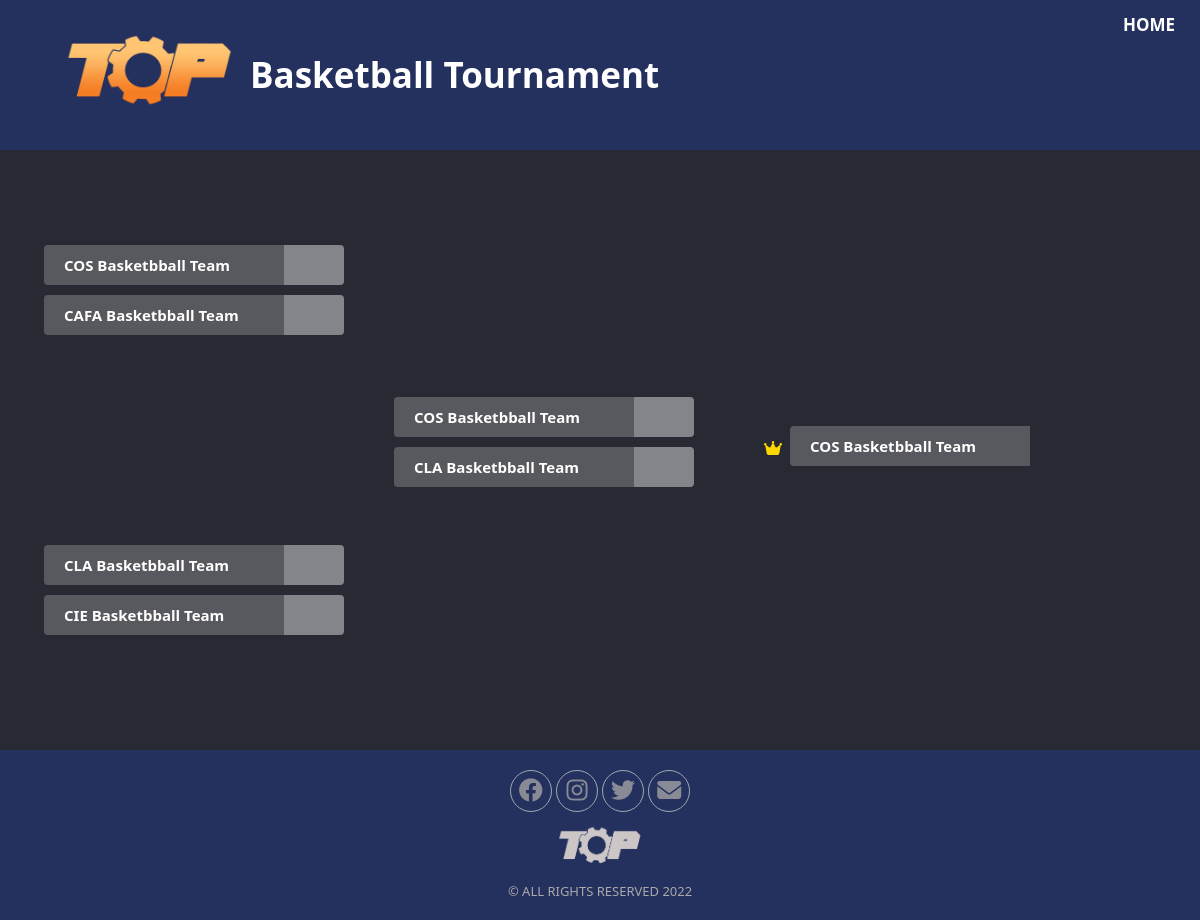
Screenshot of /_bracket.php?tournamentID=23 with the database file from the repository.
### tables this page shows
CREATE TABLE `tournament` (
  `tournamentID` int(11) NOT NULL,
  `toutnamentPic` varchar(100) NOT NULL,
  `tournamentName` varchar(100) NOT NULL,
  `sportsType` varchar(50) NOT NULL,
  `tournamentDate` date NOT NULL,
  `tournamentTime` time NOT NULL,
  `eventHandler` varchar(50) NOT NULL,
  `no_participants` int(1) DEFAULT NULL,
  `tournamentStatus` int(1) DEFAULT NULL,
  `winner` varchar(50) DEFAULT NULL
);

CREATE TABLE `teams` (
  `id` int(11) NOT NULL,
  `tournamentID` int(11) DEFAULT NULL,
  `teamName` varchar(50) DEFAULT NULL
);

CREATE TABLE `matches` (
  `matchId` int(11) NOT NULL,
  `teamOne` int(11) DEFAULT NULL,
  `teamTwo` int(11) DEFAULT NULL,
  `mResult` int(1) DEFAULT NULL,
  `tournamentID` int(11) DEFAULT NULL,
  `branch` int(1) DEFAULT NULL
);

### _bracket.php (the view, shortened to what this page needs)
<?php
  require "php_func/dbh_func.php";
?>
<!DOCTYPE html>
<html lang="en">
<head>
    <link style rel="stylesheet" href="css/bracket.css">
    <link rel="stylesheet" href="https://cdnjs.cloudflare.com/ajax/libs/font-awesome/6.1.1/css/all.min.css" />
</head>
<body>
  <?php
  $tournaID = $_GET['tournamentID'];
  $result = mysqli_query($conn, "SELECT * FROM tournament WHERE tournamentID = '$tournaID';");
  $tourna = mysqli_fetch_assoc($result);
  $no_parti = $tourna['no_participants'];
   ?>
      <div class="logo"><a href="index.php"><img src="img/TOP.png"></a>
        <div id="navbar">
            <nav>
              <div id="textbox" style="width:100%; height:0px;">
                <label class="tourna"><?php echo $tourna["tournamentName"]; ?></label>
              </div>
                <ul>
                  <li><a href="index.php">Home</a></li>
                </ul>
            </nav>
        </div>
      </div>
     <?php
     if ($no_parti == 8) {
       echo '
     <div class="Container">
     <div class="Branch_1">
       ';
         $matchID = array();
         $teamOne = array();
         $teamTwo = array();
         $res = mysqli_query($conn, "SELECT * FROM matches WHERE tournamentID='$tournaID'");
         while ($match = mysqli_fetch_assoc($res)) {
             $matchID[] = $match["matchId"];
             $teamOne[] = $match["teamOne"];
             $teamTwo[] = $match["teamTwo"];
           }
         $first_branch = $no_parti/2;
         for ($i=0; $i < $first_branch; $i++) {
           echo '
               <div class="Match">
               <div class="Object_1">';
             $sql = mysqli_query($conn, "SELECT teamName FROM teams WHERE id = '$teamOne[$i]'");
             $_teams1 = mysqli_fetch_assoc($sql);
             echo '
               <div class="Name_Forward" type="text">
                 '.$_teams1["teamName"].'
               </div>';
            echo '
               <a href="php_func/update_match.php?matchid='.$matchID[$i].'&winner=1&matchnum='.$i.'&teamId='.$teamOne[$i].'&tournamentID='.$tournaID.'&branch=1">
               <button type="button">';
               if (isset($_GET['edit'])) {
                 echo 'WIN';
               }
             echo '</button>
             </a>';
             $sql = mysqli_query($conn, "SELECT teamName FROM teams WHERE id = '$teamTwo[$i]'");
             $_teams2 = mysqli_fetch_assoc($sql);
             echo '
               <div class="Name_Forward" type="text">
                 '.$_teams2["teamName"].'
               </div>';
               echo '
                  <a href="php_func/update_match.php?matchid='.$matchID[$i].'&winner=2&matchnum='.$i.'&teamId='.$teamTwo[$i].'&tournamentID='.$tournaID.'&branch=1"><button type="button">';
                  if (isset($_GET['edit'])) {
                    echo 'WIN';
                  }
                echo '</button></a>';
           echo    '
               </div>
               </div>
         ';
         }
     echo '
     </div>
     <div class="Branch_2">
       ';
       $k = 0;
       $res_b2 = mysqli_query($conn, "SELECT * FROM matches WHERE tournamentID='$tournaID' AND branch=2");
       if (mysqli_num_rows($res_b2) == 0) {
         $matchID_b2 = array(1,1);
         $teamOne_b2 = array(1,1);
         $teamTwo_b2 = array(1,1);
       }
       else {
         $matchID_b2 = array();
         $teamOne_b2 = array();
         $teamTwo_b2 = array();
       }
       while ($match_b2 = mysqli_fetch_assoc($res_b2)) {
              $matchID_b2[] = $match_b2["matchId"];
              $teamOne_b2[] = $match_b2["teamOne"];
              $teamTwo_b2[] = $match_b2["teamTwo"];
         }
         $second_branch = $first_branch/2;
         for ($i=0; $i < $second_branch; $i++) {
           if(count($matchID_b2) == 1 || count($teamOne_b2) == 1 || count($teamTwo_b2) == 1){
             $matchID_b2[1] = 1;
             $teamOne_b2[1] = 1;
             $teamTwo_b2[1] = 1;
           }
           echo '
               <div class="Match_02">
               <div class="Object_2">';
           $sql_b2 = mysqli_query($conn, "SELECT teamName FROM teams WHERE id = '$teamOne_b2[$i]'");
           $_teams1_b2 = mysqli_fetch_assoc($sql_b2);
           echo '
             <div class="Name_Forward" type="text">
               '.$_teams1_b2["teamName"].'
             </div>';
           echo '
              <a href="php_func/update_match.php?matchid='.$matchID_b2[$i].'&winner=1&matchnum='.$i.'&teamId='.$teamOne_b2[$i].'&tournamentID='.$tournaID.'&branch=2"><button type="button">';
              if (isset($_GET['edit'])) {
                echo 'WIN';
              }
          echo '</button></a>';
          $sql_b2 = mysqli_query($conn, "SELECT teamName FROM teams WHERE id = '$teamTwo_b2[$i]'");
          $_teams2_b2 = mysqli_fetch_assoc($sql_b2);
          echo '
            <div class="Name_Forward" type="text">
              '.$_teams2_b2["teamName"].'
            </div>';
          echo '
             <a href="php_func/update_match.php?matchid='.$matchID_b2[$i].'&winner=2&matchnum='.$i.'&teamId='.$teamTwo_b2[$i].'&tournamentID='.$tournaID.'&branch=2"><button type="button">';
             if (isset($_GET['edit'])) {
               echo 'WIN';
             }
           echo '</button></a>';
           echo    '
               </div>
               </div>
         ';
         }
     echo '
     </div>
   <div class="Branch_3">
     ';
     $res_b3 = mysqli_query($conn, "SELECT * FROM matches WHERE tournamentID='$tournaID' AND branch='3'");
     $match_b3 = mysqli_fetch_assoc($res_b3);
     $third_branch = $second_branch/2;
     if ($match_b3 == 0) {
       $matchid_b3 =1;
       $teamOne_b3 =1;
       $teamTwo_b3 =1;
     }else {
       $matchid_b3 = $match_b3['matchId'];
       $teamOne_b3 = $match_b3['teamOne'];
       $teamTwo_b3 = $match_b3['teamTwo'];
     }
     for ($i=0; $i < $third_branch; $i++) {
       echo '
           <div class="Match_03">
           <div class="Object_3">';
       if ($teamOne_b3 == 0) {
         $teamOne_b3 =1;
       }
       $sql = mysqli_query($conn, "SELECT teamName FROM teams WHERE id = $teamOne_b3");
       $_teams1 = mysqli_fetch_assoc($sql);
       echo '
         <div class="Name_Forward" type="text">
           '.$_teams1["teamName"].'
         </div>';
       echo '
          <a href="php_func/update_match.php?matchid='.$matchid_b3.'&winner=1&matchnum=1&teamId='.$teamOne_b3.'&tournamentID='.$tournaID.'&branch=3"><button type="button">';
          if (isset($_GET['edit'])) {
            echo 'WIN';
          }
      echo '</button></a>';
      if ($teamTwo_b3 == 0) {
        $teamTwo_b3 =1;
      }
      $sql = mysqli_query($conn, "SELECT teamName FROM teams WHERE id = $teamTwo_b3");
      $_teams2 = mysqli_fetch_assoc($sql);
      echo '
        <div class="Name_Forward" type="text">
          '.$_teams2["teamName"].'
        </div>';
      echo '
         <a href="php_func/update_match.php?matchid='.$matchid_b3.'&winner=2&matchnum=1&teamId='.$teamTwo_b3.'&tournamentID='.$tournaID.'&branch=3"><button type="button">';
         if (isset($_GET['edit'])) {
           echo 'WIN';
         }
       echo '</button></a>';
       echo    '
           </div>
           </div>
     ';
     }
   echo    '
   </div>
   <div class="Branch_4">
   <div class="Match_04">
   <div class="Object_4">
     ';
     if ($tourna["winner"] == 0) {
       echo '<div class="Name_Forward" type="text"> player</div>';
     }else{
       echo '<div class="Name_Forward" type="text"> '.$tourna["winner"].'</div>';
     }
   echo    '
       <i class="fas fa-crown crown-icon"></i>
   </div>
   </div>
   </div>
   </div>
   ';
     }
     elseif ($no_parti == 4) {
       echo    '
        <div class="Container">
              <div class="Branch_2">
                ';
                $matchID = array();
                $teamOne = array();
                $teamTwo = array();
                $res = mysqli_query($conn, "SELECT * FROM matches WHERE tournamentID='$tournaID'");
                while ($match = mysqli_fetch_assoc($res)) {
                    $matchID[] = $match["matchId"];
                    $teamOne[] = $match["teamOne"];
                    $teamTwo[] = $match["teamTwo"];
                  }
                  $first_branch = $no_parti/2;
                  for ($i=0; $i < $first_branch; $i++) {
                    echo '
                        <div class="Match_02">
                        <div class="Object_2">';
                    $sql = mysqli_query($conn, "SELECT teamName FROM teams WHERE id = '$teamOne[$i]'");
                    $_teams1 = mysqli_fetch_assoc($sql);
                    echo '
                      <div class="Name_Forward" type="text">
                        '.$_teams1["teamName"].'
                      </div>';
                    echo '
                       <a href="php_func/update_match.php?matchid='.$matchID[$i].'&winner=1&matchnum='.$i.'&teamId='.$teamOne[$i].'&tournamentID='.$tournaID.'&branch=2"><button type="button">';
                   echo '</button></a>';
                    $sql = mysqli_query($conn, "SELECT teamName FROM teams WHERE id = '$teamTwo[$i]'");
                    $_teams2 = mysqli_fetch_assoc($sql);
                    echo '
                      <div class="Name_Forward" type="text">
                        '.$_teams2["teamName"].'
                      </div>';
                    echo '
                       <a href="php_func/update_match.php?matchid='.$matchID[$i].'&winner=2&matchnum='.$i.'&teamId='.$teamTwo[$i].'&tournamentID='.$tournaID.'&branch=2"><button type="button">';
                   echo '</button></a>';
                    echo    '
                        </div>
                        </div>
                  ';
                  }
              echo '
              </div>
            <div class="Branch_3">
              ';
              $res_b3 = mysqli_query($conn, "SELECT * FROM matches WHERE tournamentID='$tournaID' AND branch='3'");
              $match_b3 = mysqli_fetch_assoc($res_b3);
              if($match_b3==0){
                $matchid_b3 = 1;
                $teamOne_b3 = 1;
                $teamTwo_b3 = 1;
              }else {
                $matchid_b3 = $match_b3['matchId'];
                $teamOne_b3 = $match_b3['teamOne'];
                $teamTwo_b3 = $match_b3['teamTwo'];
              }
              $second_branch = $first_branch/2;
              for ($i=0; $i < $second_branch; $i++) {
                echo '
                    <div class="Match_03">
                    <div class="Object_3">';
                $sql = mysqli_query($conn, "SELECT teamName FROM teams WHERE id = $teamOne_b3");
                $_teams1 = mysqli_fetch_assoc($sql);
                echo '
                  <div class="Name_Forward" type="text">
                    '.$_teams1["teamName"].'
                  </div>';
                echo '
                   <a href="php_func/update_match.php?matchid='.$matchid_b3.'&winner=1&matchnum=1&teamId='.$teamOne_b3.'&tournamentID='.$tournaID.'&branch=3"><button type="button">';
               echo '</button></a>';
               $sql = mysqli_query($conn, "SELECT teamName FROM teams WHERE id = $teamTwo_b3");
               $_teams2 = mysqli_fetch_assoc($sql);
               echo '
                 <div class="Name_Forward" type="text">
                   '.$_teams2["teamName"].'
                 </div>';
               echo '
                  <a href="php_func/update_match.php?matchid='.$matchid_b3.'&winner=2&matchnum=1&teamId='.$teamTwo_b3.'&tournamentID='.$tournaID.'&branch=3"><button type="button">';
                echo '</button></a>';
                echo    '
                    </div>
                    </div>
              ';
              }
            echo    '
            </div>
            <div class="Branch_4">
            <div class="Match_04">
            <div class="Object_4">
              ';
            if ($tourna["winner"] == 0) {
              echo '<div class="Name_Forward" type="text"> player</div>';
            }else{
              echo '<div class="Name_Forward" type="text"> '.$tourna["winner"].'</div>';
            }
            echo    '
                <i class="fas fa-crown crown-icon"></i>
            </div>
            </div>
            </div>
            </div>
    ';
     }
      ?>
<section class="footer">
  <div class="social">
    <a href="#"><i class="fab fa-facebook"></i></a>
    <a href="#"><i class="fab fa-instagram"></i></a>
    <a href="#"><i class="fab fa-twitter"></i></a>
    <a href="#"><i class="fa fa-envelope"></i></a>
  </div>
  <img src="img/topfooter.png" class="topfooter">
  <p class="copyright">
    © ALL RIGHTS RESERVED 2022
  </p>
</section>
</body>
</html>

### css/bracket.css (style rules this page uses)
* { padding: 0; margin: 0; text-decoration: none; list-style: none; }
label.tourna { color: white; font-size: 35px; line-height: 150px; padding: 0 250px; }
body { font-family: 'Segoe UI'; font-weight: bold; background: #272a33; }
.logo img { position: absolute; margin-top: -30px; margin-left: 50px; width: 200px; height: 200px; }
.Container { display: flex; width: fill; position: relative; top: 0%; left: 0%; margin-left:10px ; }
nav { background-color: #24305d; width: 100%; height: 150px; margin: 0px; padding: 0px; }
nav ul,#adminbutton { float: right; margin-right: 10px; }
nav ul li,#adminbutton { display: inline-block; line-height: 70px; margin-right: 10px; margin-top: -10px; }
nav ul li a, #adminbutton { color: white; font-size: 17px; padding: 7px 5px; border-radius: 3px; text-transform: uppercase; }
button { width: 60px; height: 40px; border: none; font-size: 20px; border-radius: 0px 4px 4px 0px; background-color:#83858b; text-align: center; }
.crown-icon { color:#FFD700; top:50%; transform: translate(-200%,-180%); }
.Branch_2 { width: 350px; flex-wrap: wrap; display: flex; }
.Branch_3 { width: 400px; flex-wrap: wrap; display: flex; }
.Branch_4 { flex-wrap: wrap; display: flex; }
.Object_1:nth-child(odd) , .Object_2:nth-child(odd) , .Object_3:nth-child(odd) { display: grid; grid-template-columns: 230px 100px; grid-template-rows: 50px 50px; width: 300px; padding-top: 4px; padding-left: 4px; }
.Name_Forward { display: flex; align-items: center; width: 200px; height: 40px; margin-left: -10px; transition: 0.25px; padding:0px 20px; font-size: 15px; border-radius: 4px 0px 0px 4px; color: white; background-color: #58595e; }
.Object_2 { margin-top: 30%; }
.Match_02 { height: 300px; margin-left: 40px; }
.Object_3 { margin-top: 80%; }
.Match_03 { height: 600px; margin-left: 40px; }
.Object_4 { margin-top: 120%; }
.Match_04 { height: 600px; margin-left: 40px; }
.footer { padding: 20px 0; background-color: #24305d; }
.footer .social { text-align: center; padding-bottom: 10px; color: #4b4c4d; }
.footer .social a { font-size: 24px; color: #aaa; border: 1px solid #ccc; width: 40px; height: 40px; line-height: 38px; display: inline-block; text-align: center; border-radius: 50%; margin-left: 0 8px; opacity: 0.75; }
.footer .topfooter { display: block; margin-left: auto; margin-right: auto; width: auto; height: 50px; }
.footer .copyright { margin-top: 10px; text-align: center; font-size: 13px; font-weight: normal; color: #aaa; }

### rows the page displays
tournament: tournamentName "Basketball Tournament", no_participants 4 (drawn), winner "COS Basketbball Team"
teams: teamName "COS Basketbball Team"
teams: teamName "CAFA Basketbball Team"
teams: teamName "CLA Basketbball Team"
teams: teamName "CIE Basketbball Team"
matches: teamOne.teamName "COS Basketbball Team", teamTwo.teamName "CLA Basketbball Team"
